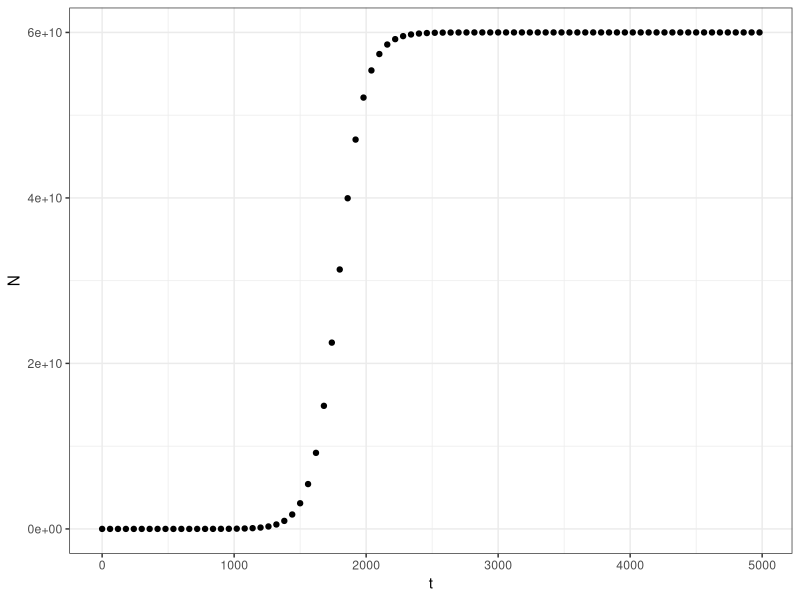
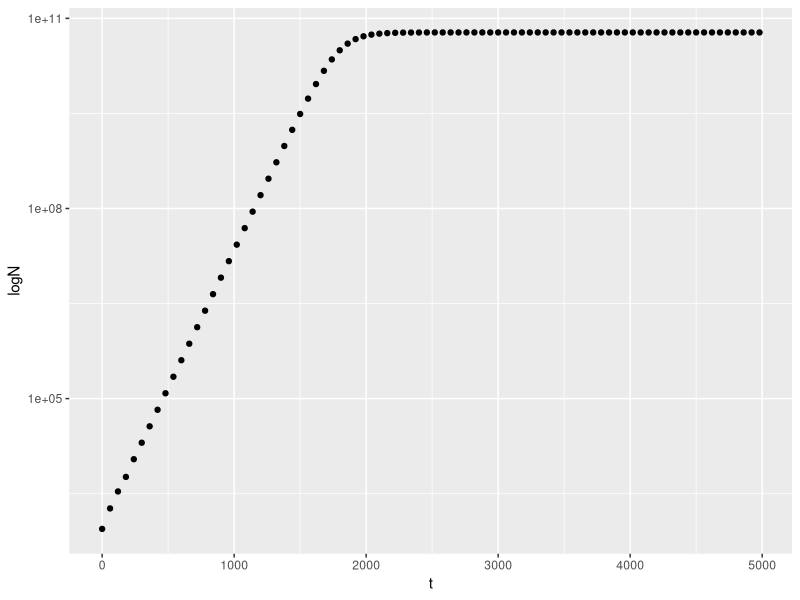

R code for these plots, in order:
#Script to plot the logistic growth data

growth_data <- read.csv("Session1data.csv")

install.packages("ggplot2")
library(ggplot2)

ggplot(aes(t,N), data = growth_data) +
  
  geom_point() +
  
  xlab("t") +
  
  ylab("N") +
  
  theme_bw()
# this is a sigmodal one 

ggplot(aes(t,N), data = growth_data) +
  
  geom_point() +
  
  xlab("t") +
  
  ylab("logN") +
  
  scale_y_continuous(trans='log10')
#this is where you can work out the intial size and the carrying capacity by transforming the data 
